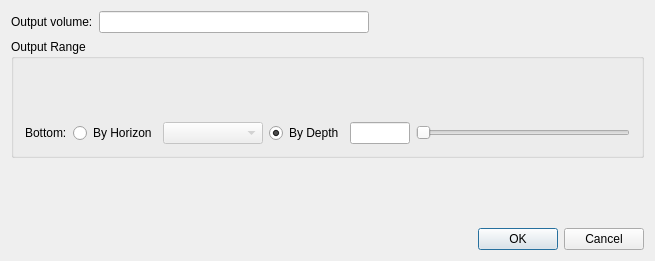
<?xml version="1.0" encoding="UTF-8"?>
<ui version="4.0">
 <class>XDlgVolumeIntegration</class>
 <widget class="QDialog" name="XDlgVolumeIntegration">
  <property name="geometry">
   <rect>
    <x>0</x>
    <y>0</y>
    <width>655</width>
    <height>261</height>
   </rect>
  </property>
  <property name="windowTitle">
   <string>XDlgVolumeIntegration</string>
  </property>
  <layout class="QGridLayout" name="gridLayout_2">
   <item row="1" column="0" colspan="3">
    <widget class="QGroupBox" name="groupBox">
     <property name="title">
      <string>Output Range</string>
     </property>
     <layout class="QGridLayout" name="gridLayout">
      <item row="1" column="0" colspan="6">
       <widget class="CXSliderComplex" name="m_pXlineWidget" native="true">
        <property name="minimumSize">
         <size>
          <width>0</width>
          <height>20</height>
         </size>
        </property>
       </widget>
      </item>
      <item row="0" column="0" colspan="6">
       <widget class="CXSliderComplex" name="m_pInlineWidget" native="true">
        <property name="minimumSize">
         <size>
          <width>0</width>
          <height>20</height>
         </size>
        </property>
       </widget>
      </item>
      <item row="2" column="0">
       <widget class="QLabel" name="label">
        <property name="text">
         <string>Bottom:</string>
        </property>
       </widget>
      </item>
      <item row="2" column="4">
       <widget class="QLineEdit" name="lineEdit">
        <property name="maximumSize">
         <size>
          <width>60</width>
          <height>16777215</height>
         </size>
        </property>
       </widget>
      </item>
      <item row="2" column="5">
       <widget class="QSlider" name="horizontalSlider">
        <property name="orientation">
         <enum>Qt::Horizontal</enum>
        </property>
       </widget>
      </item>
      <item row="2" column="1">
       <widget class="QRadioButton" name="radioButtonHorizon">
        <property name="text">
         <string>By Horizon</string>
        </property>
       </widget>
      </item>
      <item row="2" column="2">
       <widget class="QComboBox" name="comboBox">
        <property name="enabled">
         <bool>false</bool>
        </property>
        <property name="minimumSize">
         <size>
          <width>100</width>
          <height>0</height>
         </size>
        </property>
       </widget>
      </item>
      <item row="2" column="3">
       <widget class="QRadioButton" name="radioButtonDepth">
        <property name="text">
         <string>By Depth</string>
        </property>
        <property name="checked">
         <bool>true</bool>
        </property>
       </widget>
      </item>
     </layout>
    </widget>
   </item>
   <item row="3" column="2">
    <widget class="QDialogButtonBox" name="buttonBox">
     <property name="standardButtons">
      <set>QDialogButtonBox::Cancel|QDialogButtonBox::Ok</set>
     </property>
    </widget>
   </item>
   <item row="2" column="0">
    <spacer name="verticalSpacer">
     <property name="orientation">
      <enum>Qt::Vertical</enum>
     </property>
     <property name="sizeHint" stdset="0">
      <size>
       <width>20</width>
       <height>67</height>
      </size>
     </property>
    </spacer>
   </item>
   <item row="0" column="0">
    <widget class="QLabel" name="label_2">
     <property name="text">
      <string>Output volume:</string>
     </property>
    </widget>
   </item>
   <item row="0" column="1">
    <widget class="QLineEdit" name="lineEditDV"/>
   </item>
  </layout>
 </widget>
 <layoutdefault spacing="6" margin="11"/>
 <customwidgets>
  <customwidget>
   <class>CXSliderComplex</class>
   <extends>QWidget</extends>
   <header location="global">xslidercomplex.h</header>
   <container>1</container>
  </customwidget>
 </customwidgets>
 <resources/>
 <connections>
  <connection>
   <sender>buttonBox</sender>
   <signal>rejected()</signal>
   <receiver>XDlgVolumeIntegration</receiver>
   <slot>reject()</slot>
   <hints>
    <hint type="sourcelabel">
     <x>594</x>
     <y>214</y>
    </hint>
    <hint type="destinationlabel">
     <x>516</x>
     <y>137</y>
    </hint>
   </hints>
  </connection>
  <connection>
   <sender>buttonBox</sender>
   <signal>accepted()</signal>
   <receiver>XDlgVolumeIntegration</receiver>
   <slot>accept()</slot>
   <hints>
    <hint type="sourcelabel">
     <x>530</x>
     <y>208</y>
    </hint>
    <hint type="destinationlabel">
     <x>373</x>
     <y>139</y>
    </hint>
   </hints>
  </connection>
 </connections>
</ui>
